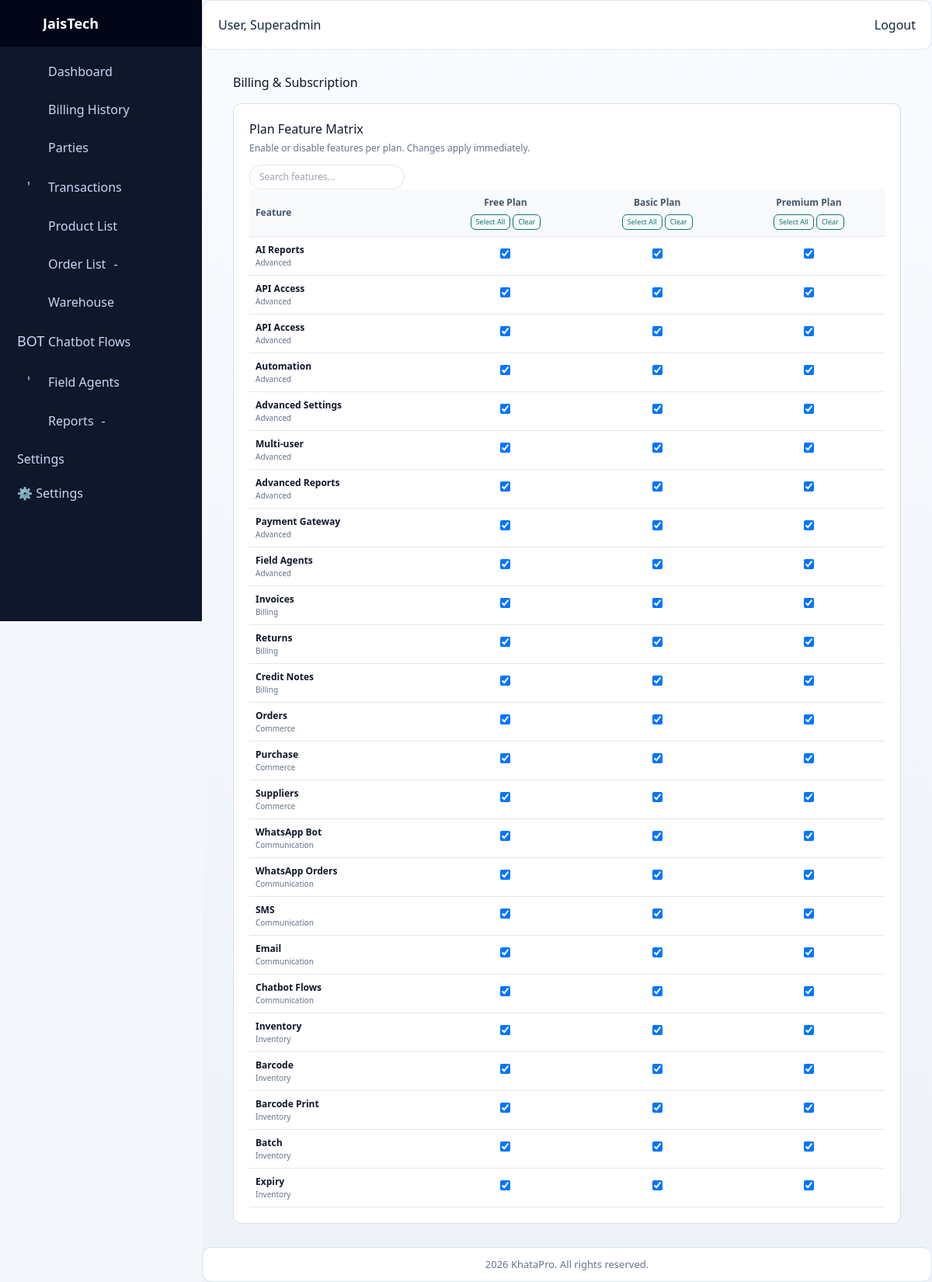
The app's page /billing/admin/feature-matrix/ (signed in) with its own data.
### accounts/models.py (models this page shows, shortened)
class User(AbstractUser):
    username = models.CharField(max_length=150, blank=True, null=True)
    mobile = models.CharField(max_length=15, unique=True, blank=True, null=True)
    email = models.EmailField(unique=True)
    email_verified = models.BooleanField(default=False)
    mobile_verified = models.BooleanField(default=False)
    is_social_login = models.BooleanField(default=False)
    is_otp_verified = models.BooleanField(default=False)
    groups = models.ManyToManyField(
        Group,
        related_name="custom_user_set",
        blank=True,
        help_text="Groups this user belongs to.",
        verbose_name="groups",
    )
    user_permissions = models.ManyToManyField(
        Permission,
        related_name="custom_user_permissions_set",
        blank=True,
        help_text="Specific permissions for this user.",
        verbose_name="user permissions",
    )
    USERNAME_FIELD = "email"  # login by email
    REQUIRED_FIELDS = ["username", "mobile"]

### billing/models.py (models this page shows, shortened)
class Plan(models.Model):
    name = models.CharField(max_length=100)
    price = models.DecimalField(max_digits=10, decimal_places=2, default=0.00)
    price_monthly = models.DecimalField(max_digits=10, decimal_places=2, default=0.00)
    price_yearly = models.DecimalField(max_digits=10, decimal_places=2, default=0.00)
    discount_percent = models.PositiveIntegerField(default=0)
    trial_days = models.PositiveIntegerField(default=0)
    slug = models.SlugField(max_length=50, unique=True, blank=True)
    description = models.TextField(blank=True, null=True)
    created_at = models.DateTimeField(auto_now_add=True)
    updated_at = models.DateTimeField(auto_now=True)
    active = models.BooleanField(default=True)
    groups = models.ManyToManyField(Group, blank=True, related_name="plans")
    feature_toggle = models.OneToOneField(
        "billing.FeatureToggle",
        on_delete=models.CASCADE,
        null=True,
        blank=True,
        related_name="plan"
    )
    features = models.ManyToManyField(
        "billing.FeatureRegistry",
        through="billing.PlanFeature",
        blank=True,
        related_name="plans"
    )
    class Meta:
        ordering = ["price"]

class FeatureRegistry(models.Model):
    key = models.SlugField(max_length=120, unique=True)
    label = models.CharField(max_length=160)
    group = models.CharField(max_length=80, default="General")
    description = models.TextField(blank=True)
    active = models.BooleanField(default=True)
    sort_order = models.PositiveIntegerField(default=0)
    class Meta:
        ordering = ["group", "sort_order", "label"]

### billing/views.py (the view)
# urls.py: path("admin/feature-matrix/", views.feature_matrix, name="feature_matrix"),
@login_required
def feature_matrix(request):
    if not request.user.is_staff and not request.user.is_superuser:
        return HttpResponse("Admin access required", status=403)
    sync_feature_registry()
    plans = Plan.objects.filter(active=True).order_by("price_monthly", "price")
    features = FeatureRegistry.objects.filter(active=True)
    matrix = {}
    for plan in plans:
        enabled = set(
            PlanFeature.objects.filter(plan=plan, enabled=True).values_list("feature_id", flat=True)
        )
        matrix[plan.id] = enabled
    return render(request, "billing/feature_matrix.html", {
        "plans": plans,
        "features": features,
        "matrix": matrix,
    })

### billing/services.py (called while the page is built, shortened)
def sync_feature_registry():
    global _registry_synced
    if _registry_synced:
        return

def user_has_feature(user, feature_key):
    if user.is_superuser:
        return True

### billing/templatetags/feature_tags.py (called while the page is built)
@register.simple_tag(takes_context=True)
def feature_allowed(context, feature_key):
    user = context.get("request").user
    if not user or not user.is_authenticated:
        return False
    return user_has_feature(user, feature_key)

### billing/templatetags/plan_tags.py (called while the page is built)
@register.filter
def get_item(mapping, key):
    if mapping is None:
        return set()
    return mapping.get(key, set())

### system_mode/context_processors.py (called while the page is built)
def system_mode_context(request):
    context = getattr(request, "system_mode_context", None)
    if context is None:
        context = build_request_mode_context(request)
    return {
        "system_mode": context,
        "system_mode_name": context.get("current_mode", "DESKTOP"),
        "system_mode_locked": bool(context.get("is_locked", False)),
        "resolved_system_mode": context.get("resolved_mode", "DESKTOP"),
        "resolved_system_mode_css": context.get("resolved_mode_css", "desktop"),
        "system_route_profile": context.get("route_profile", {}),
    }

### system_mode/models.py (called while the page is built)
    @classmethod
    def get_solo(cls, for_update=False):
        qs = cls.objects
        if for_update:
            qs = qs.select_for_update()
        instance = qs.filter(pk=1).first()
        if instance:
            return instance
        with transaction.atomic():
            locked = cls.objects.select_for_update().filter(pk=1).first()
            if locked:
                return locked
            return cls.objects.create(pk=1, current_mode=cls.Mode.DESKTOP)

### system_mode/services.py (called while the page is built)
def serialize_system_mode(mode_obj: SystemMode) -> dict[str, Any]:
    return {
        "current_mode": mode_obj.current_mode,
        "is_locked": bool(mode_obj.is_locked),
        "updated_by_id": mode_obj.updated_by_id,
        "updated_at": mode_obj.updated_at.isoformat() if mode_obj.updated_at else None,
    }

def get_system_mode_state(force_refresh: bool = False) -> dict[str, Any]:
    if not force_refresh:
        cached = cache.get(CACHE_KEY)
        if cached:
            return cached
    try:
        mode_obj = SystemMode.get_solo()
        payload = serialize_system_mode(mode_obj)
    except OperationalError:
        payload = {
            "current_mode": SystemMode.Mode.DESKTOP,
            "is_locked": False,
            "updated_by_id": None,
            "updated_at": None,
        }
    cache.set(CACHE_KEY, payload, CACHE_TTL_SECONDS)
    return payload

### billing/templates/billing/feature_matrix.html (shortened to what this page needs)
{% extends "billing/base.html" %}
{% load static %}
{% load plan_tags %}
{% block billing_content %}
<div class="matrix-wrap">
  <div class="matrix-header">
    <div>
      <h2>Plan Feature Matrix</h2>
      <p>Enable or disable features per plan. Changes apply immediately.</p>
    </div>
    <div>
      <input id="featureSearch" type="text" placeholder="Search features..." />
    </div>
  </div>
  <div class="matrix-table">
    <table>
      <thead>
        <tr>
          <th>Feature</th>
          {% for plan in plans %}
            <th>
              {{ plan.name }}
              <div>
                <button type="button" class="mini-btn select-all" data-plan="{{ plan.id }}">Select All</button>
                <button type="button" class="mini-btn clear-all" data-plan="{{ plan.id }}">Clear</button>
              </div>
            </th>
          {% endfor %}
        </tr>
      </thead>
      <tbody>
        {% for feature in features %}
        <tr>
          <td>
            <strong>{{ feature.label }}</strong>
            <div class="muted">{{ feature.group }}</div>
          </td>
          {% for plan in plans %}
            <td>
              <input type="checkbox"
                     class="feature-checkbox"
                     data-plan="{{ plan.id }}"
                     data-feature="{{ feature.id }}"
                     {% if feature.id in matrix|get_item:plan.id %}checked{% endif %}>
            </td>
          {% endfor %}
        </tr>
        {% endfor %}
      </tbody>
    </table>
  </div>
</div>
{% endblock %}

### templates/core/base_ui.html (shortened to what this page needs)
{% load static %}
<!DOCTYPE html>
<html lang="en">
<head>
    <link href="https://cdn.jsdelivr.net/npm/bootstrap-icons/font/bootstrap-icons.css" rel="stylesheet">
    <link href="https://cdn.jsdelivr.net/npm/tailwindcss@2.2.19/dist/tailwind.min.css" rel="stylesheet">
    <link rel="stylesheet" href="{% static 'css/dashboard.css' %}">
    <link rel="stylesheet" href="{% static 'css/sidebar.css' %}">
    <link rel="stylesheet" href="{% static 'css/unified-theme.css' %}">
    <link rel="stylesheet" href="{% static 'css/master_ui_system.css' %}">
    <link rel="stylesheet" href="{% static 'css/pc_add_mode.css' %}">
</head>
{% with resolved_system_mode_css|default:'desktop' as mode_css %}
<body class="{{ ui.theme_mode|default:'light' }}{% if hide_sidebar %} no-sidebar{% endif %} {% if mode_css == 'pos' %}mode-pos{% elif mode_css == 'tablet' %}mode-tablet{% elif mode_css == 'mobile' %}mode-mobile{% else %}mode-pc{% endif %}"
      data-system-mode="{{ resolved_system_mode|default:system_mode_name|default:'DESKTOP' }}"
      data-system-mode-locked="{{ system_mode_locked|default:'0' }}">
{% endwith %}
<div class="layout">
    {% if not hide_sidebar %}
        {% include "core/sidebar.html" %}
    {% endif %}
    <div class="main-content">
        <nav class="topbar">
            <span>User, {{ request.user.username }}</span>
            {% if request.user.is_authenticated %}
                <a class="btn-logout" href="{% url 'accounts:logout' %}">
                    Logout
                </a>
            {% endif %}
        </nav>
        <main class="page-content">
            {% block content %}{% endblock %}
        </main>
        <footer class="footer">
             {% now "Y" %} KhataPro. All rights reserved.
        </footer>
    </div>
</div>
</body>
</html>

### static/css/dashboard.css (style rules this page uses)
* { box-sizing: border-box; }
html, body { margin: 0; padding: 0; height: 100%; font-family: system-ui, -apple-system, Segoe UI, Roboto, Arial, sans-serif; background: #f4f6fb; overflow-x: hidden; }
.main-content { margin-left: 240px; width: 100%; min-height: 100vh; transition: margin-left 0.3s ease; background: #f5f7fb; }
.layout { display: flex; }
.main-content > nav { height: 64px; background: #ffffff; border-bottom: 1px solid #e5e7eb; padding: 0 20px; display: flex; align-items: center; justify-content: space-between; }
table { width: 100%; border-collapse: collapse; font-size: 14px; }
th, td { padding: 10px 12px; border-bottom: 1px solid #e5e7eb; text-align: left; }
th { color: #475569; font-weight: 600; background: #f8fafc; }
footer { margin-top: auto; padding: 12px; text-align: center; font-size: 13px; color: #64748b; background: #ffffff; border-top: 1px solid #e5e7eb; }

### static/css/sidebar.css (style rules this page uses)
.main-content { margin-left: 260px; transition: margin-left 0.3s ease; }

### static/css/unified-theme.css (style rules this page uses)
:root { --uc-bg: #f4f7fb; --uc-surface: #ffffff; --uc-border: #d9e2ec; --uc-text: #12263a; --uc-muted: #5f6c7b; --uc-brand: #0b6bcb; --uc-brand-2: #0f9d7a; --uc-danger: #c03b3b; --uc-warning: #b7791f; }
body { background: var(--uc-bg); color: var(--uc-text); }
.main-content { background: linear-gradient(180deg, #f8fbff, #eef3f9); }
.topbar, .footer { background: var(--uc-surface); border: 1px solid var(--uc-border); border-radius: 12px; }

### static/css/master_ui_system.css (style rules this page uses)
:root { --ui-primary: #123a8f; --ui-primary-dark: #0f2f73; --ui-secondary: #f58b1f; --ui-secondary-dark: #d97108; --ui-danger: #c03b3b; --ui-outline: #64748b; --ui-surface: #ffffff; --ui-surface-soft: #f4f7fc; --ui-border: #d8e0ee; --ui-text: #0f172a; --ui-muted: #475569; --ui-radius: 6px; --ui-shadow: 0 10px 26px rgba(15, 23, 42, 0.08); }
.page-content { color: var(--ui-text); padding: 10px 12px; }
.page-content .btn, .page-content button, .page-content input[type="submit"], .page-content input[type="button"] { border-radius: var(--ui-radius) !important; }

### billing/templates/billing/feature_matrix.html (style rules this page uses)
.matrix-wrap h2 { margin:0; }
.matrix-header p { margin:4px 0 12px; color:#64748b; font-size:12px; }
.matrix-table table { width:100%; border-collapse:collapse; font-size:12px; }
.matrix-table th, .matrix-table td { border-bottom:1px solid #e2e8f0; padding:8px; text-align:center; }
.matrix-table th:first-child, .matrix-table td:first-child { text-align:left; }
.muted { color:#64748b; font-size:10px; }
#featureSearch { border:1px solid #e2e8f0; border-radius:999px; padding:6px 12px; font-size:12px; }
.mini-btn { border:1px solid #0f766e; background:transparent; color:#0f766e; border-radius:999px; padding:2px 6px; font-size:9px; margin-top:6px; }

### records on screen
User: user.username "Superadmin"
Plan: name "Free Plan", id "☑"
Plan: name "Basic Plan", id "☑"
Plan: name "Premium Plan", id "☑"
FeatureRegistry: label "AI Reports", group "Advanced"
FeatureRegistry: label "API Access", group "Advanced"
FeatureRegistry: label "API Access", group "Advanced"
FeatureRegistry: label "Automation", group "Advanced"
FeatureRegistry: label "Advanced Settings", group "Advanced"
FeatureRegistry: label "Multi-user", group "Advanced"
FeatureRegistry: label "Advanced Reports", group "Advanced"
FeatureRegistry: label "Payment Gateway", group "Advanced"
FeatureRegistry: label "Field Agents", group "Advanced"
FeatureRegistry: label "Invoices", group "Billing"
FeatureRegistry: label "Returns", group "Billing"
FeatureRegistry: label "Credit Notes", group "Billing"
FeatureRegistry: label "Orders", group "Commerce"
FeatureRegistry: label "Purchase", group "Commerce"
FeatureRegistry: label "Suppliers", group "Commerce"
FeatureRegistry: label "WhatsApp Bot", group "Communication"
FeatureRegistry: label "WhatsApp Orders", group "Communication"
FeatureRegistry: label "SMS", group "Communication"
FeatureRegistry: label "Email", group "Communication"
FeatureRegistry: label "Chatbot Flows", group "Communication"
FeatureRegistry: label "Inventory", group "Inventory"
FeatureRegistry: label "Barcode", group "Inventory"
FeatureRegistry: label "Barcode Print", group "Inventory"
FeatureRegistry: label "Batch", group "Inventory"
FeatureRegistry: label "Expiry", group "Inventory"

### other values on screen
{{ company.company_name|default:"JaisTech" }} "JaisTech"
